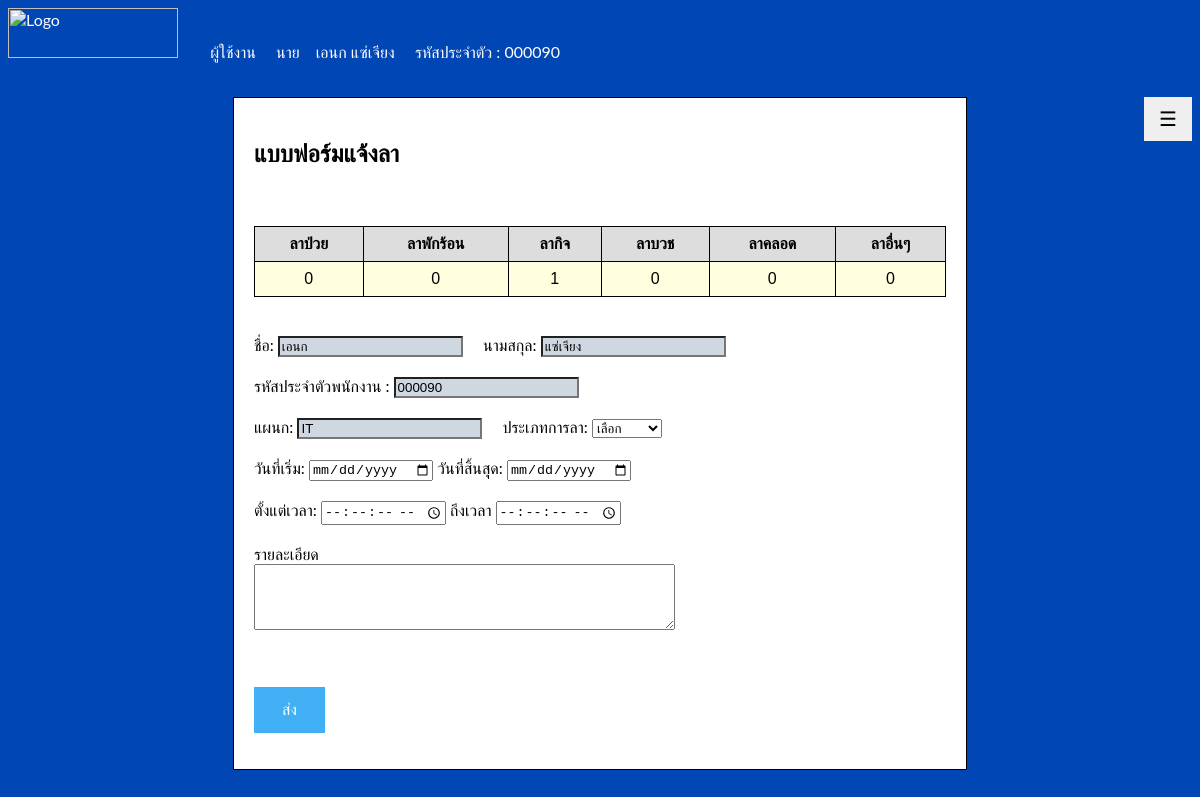
Screenshot of /PJ/leaveform.php (signed in) with the database file from the repository.
### tables this page shows
CREATE TABLE `leave_number` (
  `id_leavenum` int(10) NOT NULL COMMENT 'รหัสจำนวนการลา',
  `prefix_em` varchar(100) DEFAULT NULL,
  `firstname_em` varchar(200) NOT NULL,
  `lastname_em` varchar(200) NOT NULL,
  `id_em` varchar(50) NOT NULL COMMENT 'รหัสประจำตัวพนักงาน',
  `department_em` varchar(200) NOT NULL,
  `vacation_leave` int(10) NOT NULL DEFAULT 0 COMMENT 'จำนวนลาพักร้อนที่ลาไป',
  `sick_leave` double NOT NULL DEFAULT 0 COMMENT 'จำนวนลาป่วยที่ลาไป',
  `business_leave` double NOT NULL DEFAULT 0 COMMENT 'จำนวนลากิจที่ลาไป',
  `ordination_leave` int(10) NOT NULL DEFAULT 0 COMMENT 'จำนวนลาบวชที่ลาไป',
  `maternity_leave` int(10) NOT NULL DEFAULT 0 COMMENT 'จำนวนลาคลอดที่ลาไป',
  `other_leave` int(10) NOT NULL DEFAULT 0 COMMENT 'จำนวนลาอื่นๆที่ลาไป'
);

### PJ/leaveform.php (the view, shortened to what this page needs)
<?php session_start();
include("connect.php");
?>
<!DOCTYPE html>
  <html>
  <head>
  <link rel="stylesheet" href="CSS/leaveformdecor.css">
  <link rel="stylesheet" href="CSS/sidemenu.css">
</head>
<body>
<p>
        <img src="https://www.energymobile.net/img_cus_sale/images/logo-login-page1.png" alt="Logo" width="170" height="50">
&emsp;&emsp;
            ผู้ใช้งาน &emsp;
            <?php echo $_SESSION["prefix_em"]; ?>&emsp;
            <?php echo $_SESSION["firstname_em"] . ' ' . $_SESSION["lastname_em"]; ?>
            <label for="emid">รหัสประจำตัว : </label>
            <?php echo $_SESSION["id_em"]; ?>
            </p>
</body>
<body>
<br>
 <button class="openbtn" id="openbtn" onclick="show()">☰</button>
<article>
    <div class="lform">
   <h2>แบบฟอร์มแจ้งลา</h2>
   <br><br>
   <table>
   <tr>
                        <th>ลาป่วย</th>
                        <th>ลาพักร้อน</th>
                        <th>ลากิจ</th>
                        <th>ลาบวช</th>
                        <th>ลาคลอด</th>
                        <th>ลาอื่นๆ</th>
                    </tr>
             <?php
               $stmt=$pdo->prepare("SELECT * FROM leave_number WHERE id_em=?" );
               $stmt->bindParam(1,$_SESSION["id_em"]);
               $stmt->execute();
               while($row=$stmt->fetch()):
               ?>
                    <tr>
                       <td id="sick"><?php echo $row["sick_leave"]; ?> </td>
                       <td id="vacation"><?php echo $row["vacation_leave"]; ?> </td>
                       <td id="business"><?php echo $row["business_leave"]; ?> </td>
                       <td id= "ordination"><?php echo $row["ordination_leave"]; ?> </td>
                       <td id= "maternity"><?php echo $row["maternity_leave"]; ?> </td>
                       <td id="other"><?php echo $row["other_leave"]; ?> </td>
                      </tr>
                <?php endwhile; ?>
                   </table>
   <br><br>
   <form action="insertleave.php" method="post" onsubmit="return checking()">
   <label for="fname">ชื่อ:</label>
   <input type="text" value="<?php echo $_SESSION["firstname_em"]; ?>" id="fname" name="fname" style="background-color:CFD7E1;"  readonly> &emsp;
   <label for="sname">นามสกุล:</label>
   <input type="text" value="<?php echo $_SESSION["lastname_em"]; ?>" id="sname" name="sname" style="background-color:CFD7E1;" readonly>
   <br><br>
   <label for="emid">รหัสประจำตัวพนักงาน : </label>
   <input type="text" value="<?php echo $_SESSION["id_em"];?>" id="emid" name="emid" style="background-color:CFD7E1;"  readonly>&emsp;
  <br><br>
   <label for="department">แผนก:</label>
   <input value="<?php echo $_SESSION["department_em"];?>" id="department" name="department" style="background-color:CFD7E1;" readonly> &emsp;
   <label for="pack">ประเภทการลา:</label>
     <select id="pack" name="pack" required>
         <option value="">เลือก</option>
     </select>
     <br><br>
     <label for="start">วันที่เริ่ม:</label>
     <input type="date" id="start" name="start" required>
     <label for="finish">วันที่สิ้นสุุด:</label>
     <input type="date" id="finish" name="finish" required>
      <br><br>
     <label for="start">ตั้งแต่เวลา:</label>
     <input type="time" id="starttime" name="starttime"   step="1" required>
     <label for="finish">ถึงเวลา</label>
     <input type="time" id="finishtime" name="finishtime" step="1"  required>
   <br><br>
     <label for="reason">รายละเอียด</label><br>
     <textarea id="reason" name="reason" rows="4" cols="50"></textarea>
     <br><br>
     <br><br>
     <input type="submit" class="button" value="ส่ง" >
   </form>
</div>
</article>
</body>
</html>

### PJ/CSS/leaveformdecor.css (style rules this page uses)
* { box-sizing: border-box; }
body { font-family: Arial, Helvetica, sans-serif; background-color: #0047b5; }
article { margin:auto; border: 1.5px solid black; float: center; padding: 20px; width: 62%; background-color: #FFFFFF; height: auto; }
.button { border: none; background-color: #40aff4; color: white; padding: 14px 28px; font-size: 16px; cursor: pointer; text-align: center; }
table { font-family: arial, sans-serif; border: 1px solid black; border-collapse: collapse; background-color: lightyellow; text-size-adjust: 20%; width: 100%; }
td, th { border: 1px solid black; text-align: center; padding: 8px; }
th:nth-child(even), th:nth-child(odd) { background-color: #dddddd; }
p { color: #FFFFFF; }

### PJ/CSS/sidemenu.css (style rules this page uses)
body { font-family: "Lato", sans-serif; }
.openbtn { font-size: 20px; cursor: pointer; color: black; padding: 10px 15px; border: none; float: right; }

### rows the page displays
leave_number: sick_leave "0", vacation_leave "0", business_leave "1", ordination_leave "0", maternity_leave "0", other_leave "0"

### other values shown
$_SESSION["prefix_em"] "นาย"
$_SESSION["firstname_em"] "เอนก"
$_SESSION["lastname_em"] "แซ่เจียง"
$_SESSION["id_em"] "000090"
